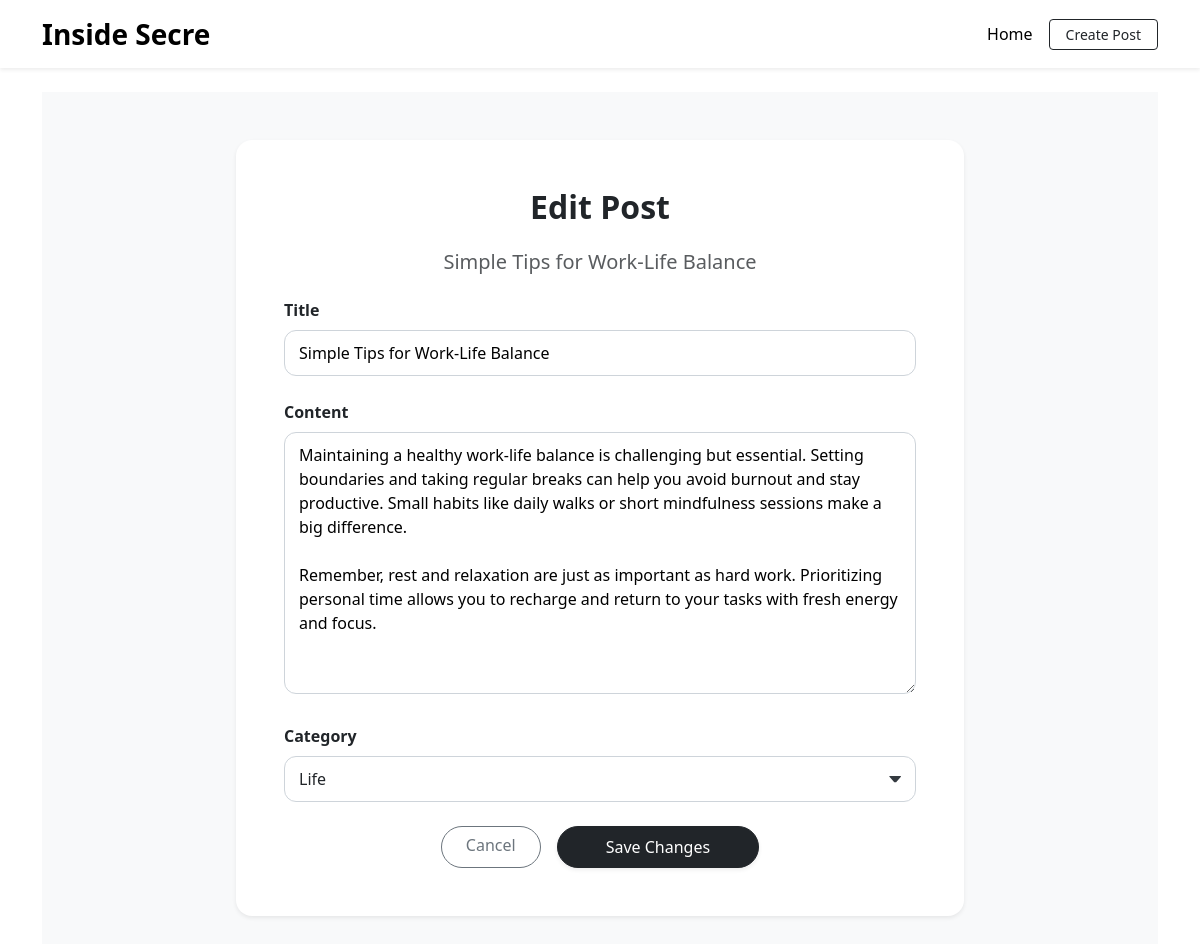
/blog/post/9/edit/, run on the app's committed database.
### blog/models.py (models this page shows, shortened)
class BlogPost(models.Model):
    CATEGORY_CHOICES = [
        ("Tech", "Tech"),
        ("Life", "Life"),
        ("Tutorial", "Tutorial"),
        ("News", "News"),
    ]
    title = models.CharField(max_length=200)
    content = models.TextField()
    created_at = models.DateTimeField(auto_now_add=True)
    category = models.CharField(max_length=50, choices=CATEGORY_CHOICES, default="Tech")

### blog/views.py (the view)
# urls.py: path("post/<int:post_id>/edit/", views.edit_post, name="edit_post"),  # edit post
def edit_post(request, post_id):
    post = get_object_or_404(BlogPost, pk=post_id)
    if request.method == "POST":
        form = BlogPostForm(request.POST, instance=post)
        if form.is_valid():
            form.save()
            return redirect("blog_detail", post_id=post.id)
    else:
        form = BlogPostForm(instance=post)
    return render(request, "blog/edit_post.html", {"form": form, "post": post})

### blog/forms.py
class BlogPostForm(forms.ModelForm):
    class Meta:
        model = BlogPost
        fields = ["title", "content", "category"]

### blog/templates/blog/edit_post.html (shortened to what this page needs)
{% extends 'blog/base.html' %}
{% block content %}
<div class="py-5" style="background-color: #f8f9fa; min-height: 100vh;">
    <div class="container d-flex justify-content-center align-items-center">
        <div class="col-md-8">
            <div class="card shadow-sm border-0 rounded-4">
                <div class="card-body p-5">
                    <h2 class="fw-bold mb-4 text-center">Edit Post</h2>
                    <h5 class="text-center text-muted mb-4">{{ post.title }}</h5>
                    <form method="post">
                        {% for field in form %}
                            <div class="mb-4">
                                <label class="form-label fw-semibold">{{ field.label }}</label>
                                {{ field }}
                            </div>
                        {% endfor %}
                        <div class="d-flex justify-content-center mt-4 gap-3">
                            <a href="{% url 'blog_detail' post.id %}" class="btn btn-outline-secondary rounded-pill px-4">Cancel</a>
                            <button type="submit" class="btn btn-dark px-5 py-2 rounded-pill shadow-sm">Save Changes</button>
                        </div>
                    </form>
                </div>
            </div>
        </div>
    </div>
</div>
{% endblock %}

### blog/templates/blog/base.html (style rules this page uses)
body { opacity: 0; transition: opacity 0.4s ease-in; }
body.loaded { opacity: 1; }

### blog/templates/blog/edit_post.html (style rules this page uses)
input, textarea, select { border-radius: 12px !important; border: 1px solid hsl(210, 14%, 83%); padding: 10px 14px !important; width: 100%; }
select { border-radius: 12px !important; border: 1px solid hsl(210, 14%, 83%) !important; padding: 10px 14px !important; width: 100%; background-color: #fff !important; color: #212529 !important; appearance: none; background-repeat: no-repeat; background-position: right 0.75rem center; background-size: 1rem; transition: border-color 0.2s ease, box-shadow 0.2s ease; }
.card { transition: transform 0.2s ease, box-shadow 0.2s ease; }

### data on the page
BlogPost: title "Simple Tips for Work-Life Balance", form "Simple Tips for Work-Life Balance" "Maintaining a healthy work-life balance is challenging but essential. Setting boundaries and taking regular breaks can help you avoid burnout and stay productive. Small habits like daily walks or short mindfulness sessions make a big difference. Remember, rest and relaxation are just as important as hard work. Prioritizing personal time allows you to recharge and return to your tasks with fresh energy and focus." "Life"

### other printed values
{{ field.label }} "Title" "Content" "Category"
